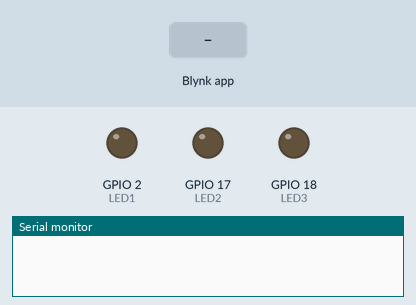
Bench run of a sketch on a simulated ESP32. On the bench: output pins drawn as LEDs (lit = HIGH), the last lines printed to the serial monitor. The test bench sets the inputs (shaded band). WiFi joins after 1.5 s; servers stay silent unless stated.

Above: at 4.0 s.
4.1 s: Blynk app writes 1 to V0
At 5.3 s:
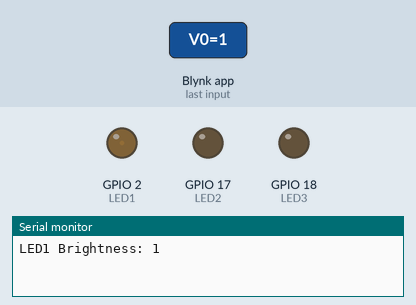
5.6 s: Blynk app writes 200 to V0
At 6.7 s:
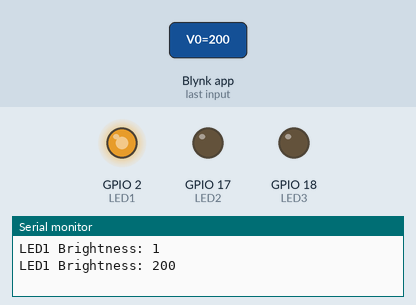
7.1 s: Blynk app writes 1 to V1
At 7.8 s:
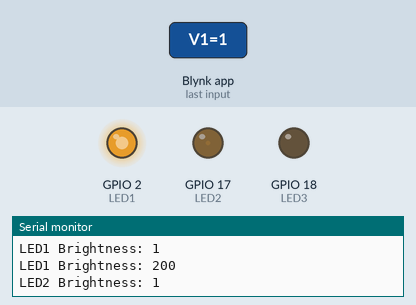
8.6 s: Blynk app writes 0 to V0
At 9.0 s:
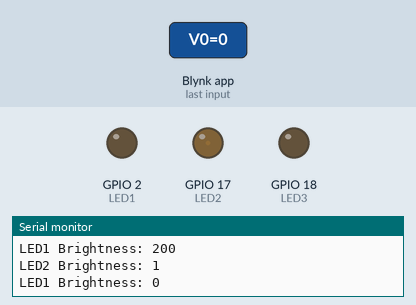
10.1 s: Blynk app writes 200 to V1
At 11.3 s:
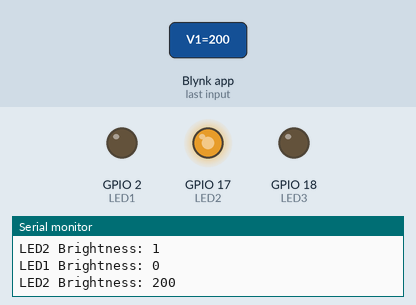
11.6 s: Blynk app writes 1 to V2
At 12.4 s:
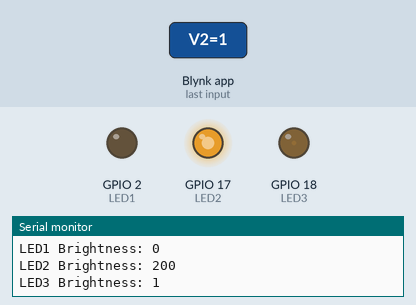
Timing chart, 0 to 14.1 s (numbered marks = the images above; inputs shaded):
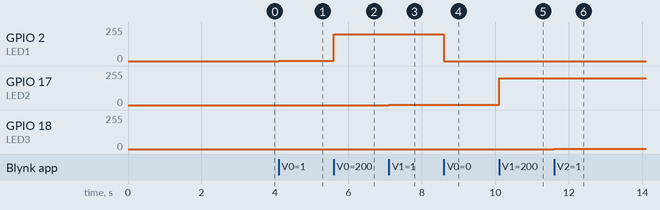

The sketch:

slider3led.ino
```cpp
#define BLYNK_TEMPLATE_ID "TMPL6TDS1Gzm3"
#define BLYNK_TEMPLATE_NAME "battat3den"
#define BLYNK_AUTH_TOKEN "dt0t41PJAHZDdE0MO31wVjkS6p96TmXx"
#define BLYNK_PRINT Serial

#include <WiFi.h>
#include <WiFiClient.h>
#include <BlynkSimpleEsp32.h>

char ssid[] = "HUTECH";
char pass[] = "hutech@123";
BlynkTimer timer;

char auth[] = BLYNK_AUTH_TOKEN;

// Định nghĩa các chân cho đèn LED
#define LED1 2   // Chân G2
#define LED2 17  // Chân G17
#define LED3 18  // Chân G18

// Điều khiển độ sáng của LED1 (Blynk V2)
BLYNK_WRITE(V0) {
  int brightness = param.asInt();  // Giá trị từ 0 đến 255
  Serial.println("LED1 Brightness: " + String(brightness));
  analogWrite(LED1, brightness);
}

// Điều khiển độ sáng của LED2 (Blynk V1)
BLYNK_WRITE(V1) {
  int brightness = param.asInt();  // Giá trị từ 0 đến 255
  Serial.println("LED2 Brightness: " + String(brightness));
  analogWrite(LED2, brightness);
}

// Điều khiển độ sáng của LED3 (Blynk V0)
BLYNK_WRITE(V2) {
  int brightness = param.asInt();  // Giá trị từ 0 đến 255
  Serial.println("LED3 Brightness: " + String(brightness));
  analogWrite(LED3, brightness);
}

void setup() {
  // Debug console
  Serial.begin(115200);
  delay(1000);
  Blynk.begin(auth, ssid, pass);

  // Thiết lập chế độ cho các chân LED
  pinMode(LED1, OUTPUT);
  pinMode(LED2, OUTPUT);
  pinMode(LED3, OUTPUT);
}

void loop() {
  Blynk.run();
  timer.run();
}
```

Measured:
- after the input at 4.1 s, GPIO 2 (LED1): 0/255 → 1/255 at once
- after the input at 5.6 s, GPIO 2 (LED1): 1/255 → 200/255 at once
- after the input at 7.1 s, GPIO 17 (LED2): 0/255 → 1/255 at once
- after the input at 8.6 s, GPIO 2 (LED1): 200/255 → 0/255 at once
- after the input at 10.1 s, GPIO 17 (LED2): 1/255 → 200/255 at once
- after the input at 11.6 s, GPIO 18 (LED3): 0/255 → 1/255 at once
